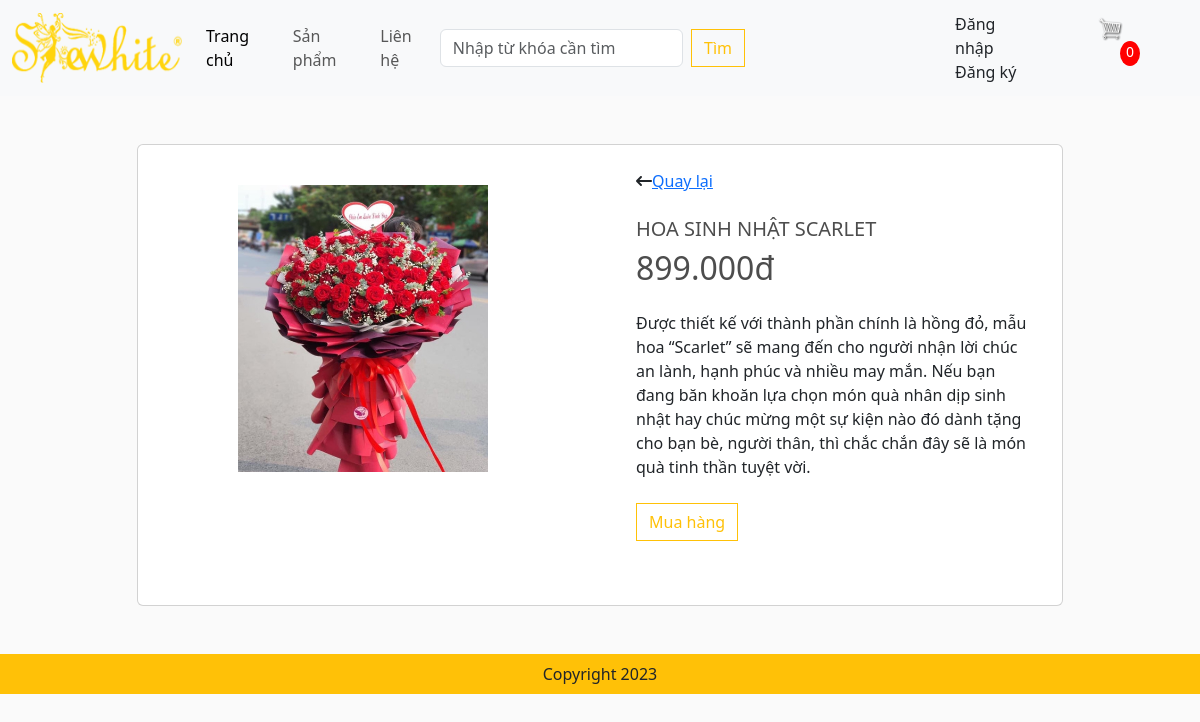
The app's page /detail/?id=5 with its own data.
### app/models.py (models this page shows, shortened)
class Product(models.Model):
    name = models.CharField(max_length=200,null=True)
    price = models.FloatField()
    image = models.ImageField(null=True,blank=True)
    digital = models.BooleanField(default=False,null=True,blank=False)
    detail = models.TextField(null=True,blank=True)
    @property
    def ImageURL(self):
        try:
            url = self.image.url
        except:
            url = ''
        return url

### app/views.py (the view)
# urls.py: path('detail/', views.detail, name="detail"),
def detail(request):
    if request.user.is_authenticated:
        customer = request.user
        order, created = Order.objects.get_or_create(customer = customer, complete = False)
        items = order.orderitems_set.all()
        cartItems = order.get_cart_items
        user_not_login = "hidden"
        user_login = "show"
    else:
        items = [],
        order = {'get_cart_items':0, 'get_cart_total':0}
        cartItems = order['get_cart_items']
        user_not_login = "show"
        user_login = "hidden"
    id = request.GET.get('id','')
    products = Product.objects.filter(id=id)
    context = {'items':items, 'order':order,'cartItems':cartItems,'user_not_login':user_not_login,
               'user_login':user_login,'products':products}
    return render(request,'app/detail.html', context)

### app/templates/app/detail.html (shortened to what this page needs)
<!DOCTYPE html>
{% extends 'app/base.html' %}
{% load static %}
{% block register %}
{% for product in products %}
   <div class="container mt-5 mb-5">
    <div class="row d-flex justify-content-center">
        <div class="col-md-10">
            <div class="card">
                <div class="row">
                    <div class="col-md-6">
                        <div class="images p-3">
                            <div class="text-center p-4"> <img id="main-image" src="{{product.ImageURL}}" width="250" /> </div>
                        </div>
                    </div>
                    <div class="col-md-6">
                        <div class="product p-4">
                            <div class="d-flex justify-content-between align-items-center">
                                <div class="d-flex align-items-center"> <i class="fa fa-long-arrow-left"></i>
                                <span class="ml-1"><a href="{%url 'home' %}">Quay lại</a></span> </div>
                            </div>
                            <div class="mt-4 mb-3">
                                <h5 class="text-uppercase">{{product.name}}</h5>
                                <div class="price d-flex flex-row align-items-center" style="float:none">
                                    <div class="ml-2"><h2>{{product.price | floatformat:3}}đ</h2>  </div>
                                </div>
                            </div>
                            <p class="about">{{product.detail}}</p>
                            <div class="cart mt-4 align-items-center">
                                <button data-product={{product.id}} data-action='add' class="btn btn-outline-warning add-btn update-cart">Mua hàng</button>
                            </div>
                        </div>
                    </div>
                </div>
            </div>
        </div>
    </div>
</div>
{% endfor %}
{% endblock register %}

### app/static/app/css/main.css (style rules this page uses)
body { background-color: hsl(0, 0%, 98%); }
h1,h2,h3,h4,h5,h6 { color:hsl(0, 0%, 30%); }
.product { border-radius: 0 0 4px 4px; margin-bottom:40px }
.price { display:inline-block; float:right; font-weight:bold; }
.btn { border-radius: 0; }

### records on screen
Product: ImageURL (picture), name "HOA SINH NHẬT SCARLET", price "899.000", detail "Được thiết kế với thành phần chính là hồng đỏ, mẫu hoa “Scarlet” sẽ mang đến cho người nhận lời chúc an lành, hạnh phúc và nhiều may mắn. Nếu bạn đang băn khoăn lựa chọn món quà nhân dịp sinh nhật hay chúc mừng một sự kiện nào đó dành tặng cho bạn bè, người thân, thì chắc chắn đây sẽ là món quà tinh thần tuyệt vời."

### other values on screen
{{ cartItems }} "0"
